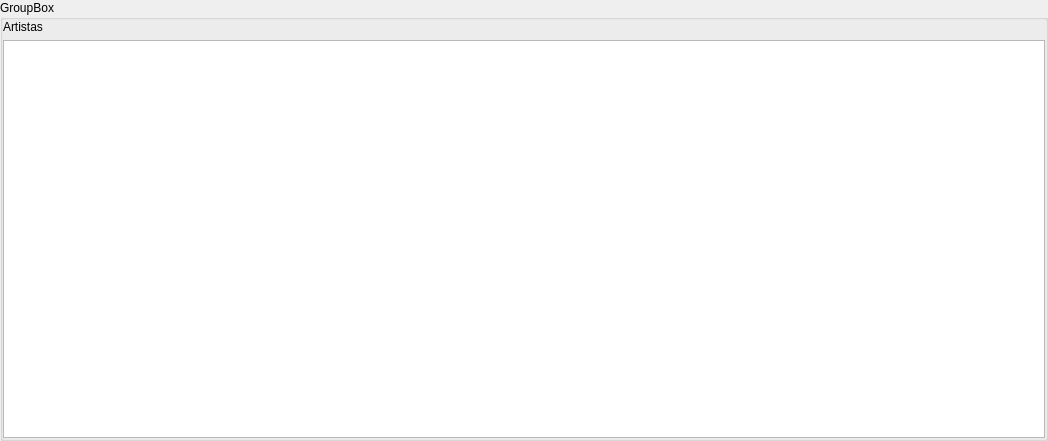
                       <widget class="QWidget" name="scrollAreaWidgetContent_artists">
                        <property name="geometry">
                         <rect>
                          <x>0</x>
                          <y>0</y>
                          <width>1048</width>
                          <height>441</height>
                         </rect>
                        </property>
                        <layout class="QVBoxLayout" name="verticalLayout_15">
                         <property name="leftMargin">
                          <number>0</number>
                         </property>
                         <property name="topMargin">
                          <number>0</number>
                         </property>
                         <property name="rightMargin">
                          <number>0</number>
                         </property>
                         <property name="bottomMargin">
                          <number>0</number>
                         </property>
                         <item>
                          <widget class="QGroupBox" name="groupBox_artists">
                           <property name="title">
                            <string>GroupBox</string>
                           </property>
                           <layout class="QVBoxLayout" name="verticalLayout_20">
                            <property name="leftMargin">
                             <number>0</number>
                            </property>
                            <property name="topMargin">
                             <number>0</number>
                            </property>
                            <property name="rightMargin">
                             <number>0</number>
                            </property>
                            <property name="bottomMargin">
                             <number>0</number>
                            </property>
                            <item>
                             <widget class="QLabel" name="artistas_label">
                              <property name="text">
                               <string>Artistas</string>
                              </property>
                             </widget>
                            </item>
                            <item>
                             <widget class="QTextEdit" name="artistas_textEdit"/>
                            </item>
                           </layout>
                          </widget>
                         </item>
                        </layout>
                       </widget>
